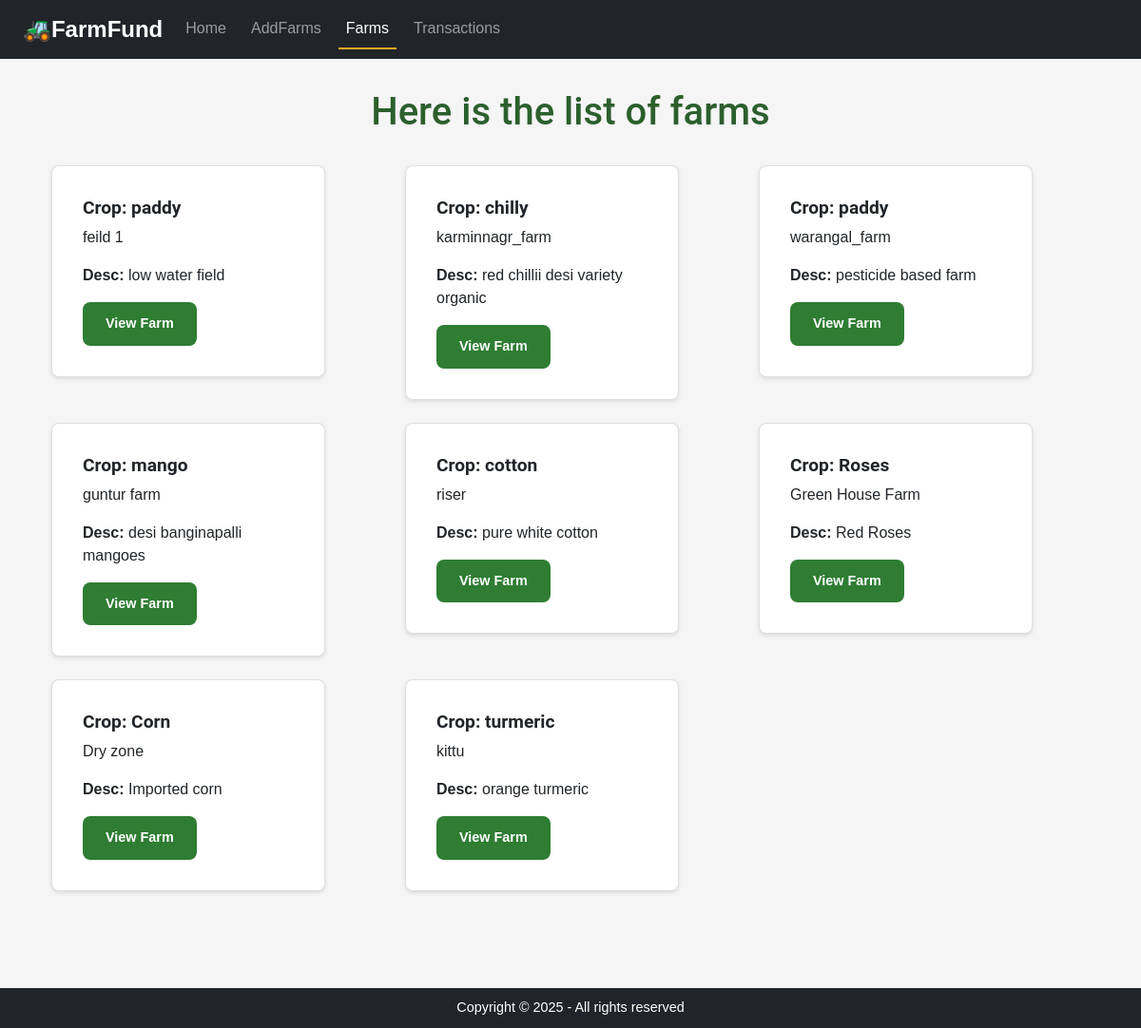
/farms/, run on the app's committed database.
### home/models.py (models this page shows, shortened)
class Farm(models.Model):
    crop_name = models.CharField(max_length=100)
    farm_name = models.CharField(max_length=100)
    crop_description = models.TextField()
    crop_budget = models.IntegerField()

### home/views.py (the view)
# urls.py: path('farms/', views.farms, name='farms'),
def farms(request):
    all_farms = Farm.objects.all()
    context = {'farms': all_farms}
    return render(request, 'farms.html', context)

### templates/farms.html (shortened to what this page needs)
{% extends 'base.html' %}
{% load static %}
{% block farmsactive %}active{% endblock %}
{% block body %}
  <div class="container my-3">
    <h1 class="text-center my-3 py-3">Here is the list of farms</h1>
    <div class="row">
    {% for farm in farms %}
        <div class="col-md-4 mb-4">
            <div class="card" style="width: 18rem;">
              <div class="card-body">
                <h5 class="card-title">Crop:  {{farm.crop_name}}</h5>
                <p class="card-text">{{farm.farm_name}}</p>
                <p class="card-text"><b>Desc:</b> {{farm.crop_description}}</p>
                <a href="{% url 'farm_detail' farm.id %}" class="btn btn-primary">View Farm</a>
              </div>
            </div>
          </div>
      {% endfor %}
    </div>
  </div>
{% endblock %}

### static/styles.css (style rules this page uses)
body { font-family: 'Poppins', sans-serif; margin: 0; padding: 0; padding-bottom: 80px; background-color: #F5F5F5; color: #212121; }
h1 { font-size: 2.5rem; }
h1, h2, h3, h4, h5, h6 { font-family: 'Roboto', sans-serif; color: #2c5f2d; }
a { text-decoration: none; color: #1B5E20; transition: color 0.3s ease; }
.btn-primary { background-color: #2E7D32; border: none; border-radius: 8px; padding: 12px 24px; font-size: 0.9rem; font-weight: bold; transition: background-color 0.3s ease, box-shadow 0.3s ease; }
.card { background-color: #FFFFFF; border-radius: 8px; padding: 16px; box-shadow: 0px 2px 4px rgba(0, 0, 0, 0.1); transition: transform 0.3s ease, box-shadow 0.3s ease; }
.card-title { font-size: 1.2rem; font-weight: bold; margin-bottom: 8px; }
.card-text { font-size: 1rem; margin-bottom: 16px; }

### data on the page
Farm: crop_name "paddy", farm_name "feild 1", crop_description "low water field"
Farm: crop_name "chilly", farm_name "karminnagr_farm", crop_description "red chillii desi variety organic"
Farm: crop_name "paddy", farm_name "warangal_farm", crop_description "pesticide based farm"
Farm: crop_name "mango", farm_name "guntur farm", crop_description "desi banginapalli mangoes"
Farm: crop_name "cotton", farm_name "riser", crop_description "pure white cotton"
Farm: crop_name "Roses", farm_name "Green House Farm", crop_description "Red Roses"
Farm: crop_name "Corn", farm_name "Dry zone", crop_description "Imported corn"
Farm: crop_name "turmeric", farm_name "kittu", crop_description "orange turmeric"
